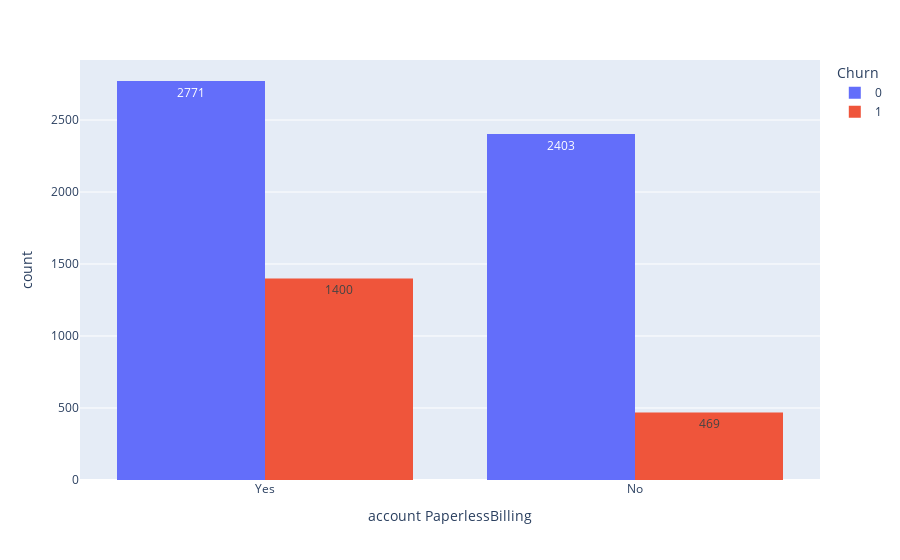

Notebook code for this chart:
### Code cell
px.histogram(dados, x = 'account PaperlessBilling', text_auto = True, color = 'Churn', barmode = 'group')

### Figure 1 — Plotly figure (JSON) as saved in the notebook; plotly's stock layout.template omitted (floating-point values rounded to 4 significant figures; data arrays with more than 128 entries replaced by an {"elided": "..."} marker saying what was removed)
{"data": [{"alignmentgroup": "True", "bingroup": "x", "hovertemplate": "Churn=0<br>account PaperlessBilling=%{x}<br>count=%{y}<extra></extra>", "legendgroup": "0", "marker": {"color": "#636efa", "pattern": {"shape": ""}}, "name": "0", "offsetgroup": "0", "orientation": "v", "showlegend": true, "texttemplate": "%{value}", "type": "histogram", "x": {"elided": "5174 str values"}, "xaxis": "x", "yaxis": "y"}, {"alignmentgroup": "True", "bingroup": "x", "hovertemplate": "Churn=1<br>account PaperlessBilling=%{x}<br>count=%{y}<extra></extra>", "legendgroup": "1", "marker": {"color": "#EF553B", "pattern": {"shape": ""}}, "name": "1", "offsetgroup": "1", "orientation": "v", "showlegend": true, "texttemplate": "%{value}", "type": "histogram", "x": {"elided": "1869 str values"}, "xaxis": "x", "yaxis": "y"}], "layout": {"barmode": "group", "legend": {"title": {"text": "Churn"}, "tracegroupgap": 0}, "margin": {"t": 60}, "xaxis": {"anchor": "y", "domain": [0, 1], "title": {"text": "account PaperlessBilling"}}, "yaxis": {"anchor": "x", "domain": [0, 1], "title": {"text": "count"}}}}
